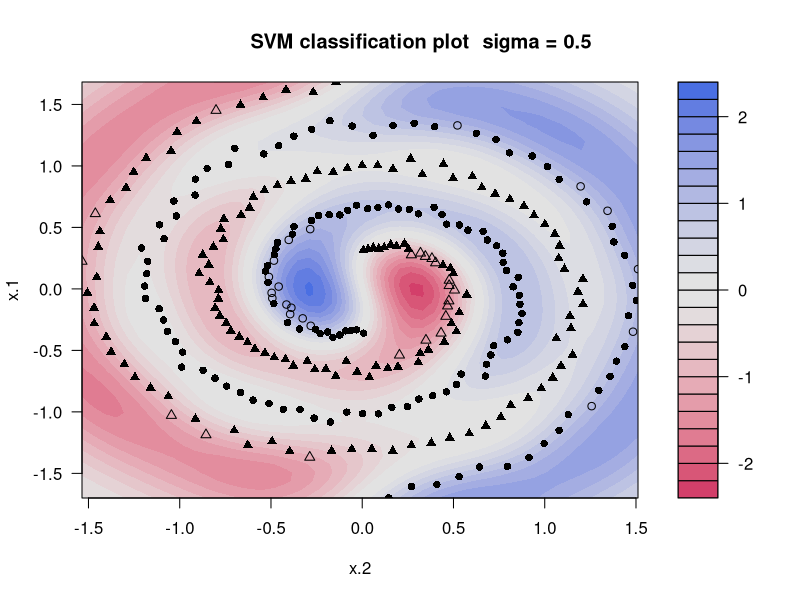
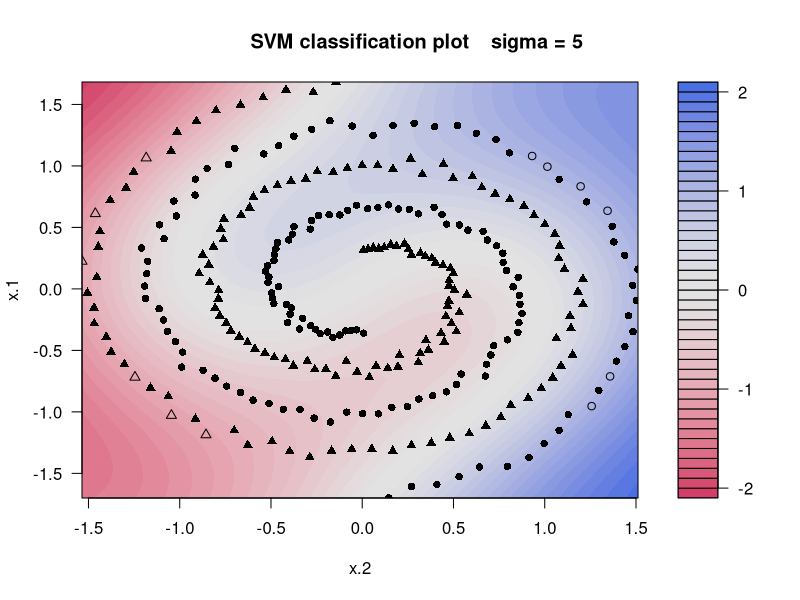
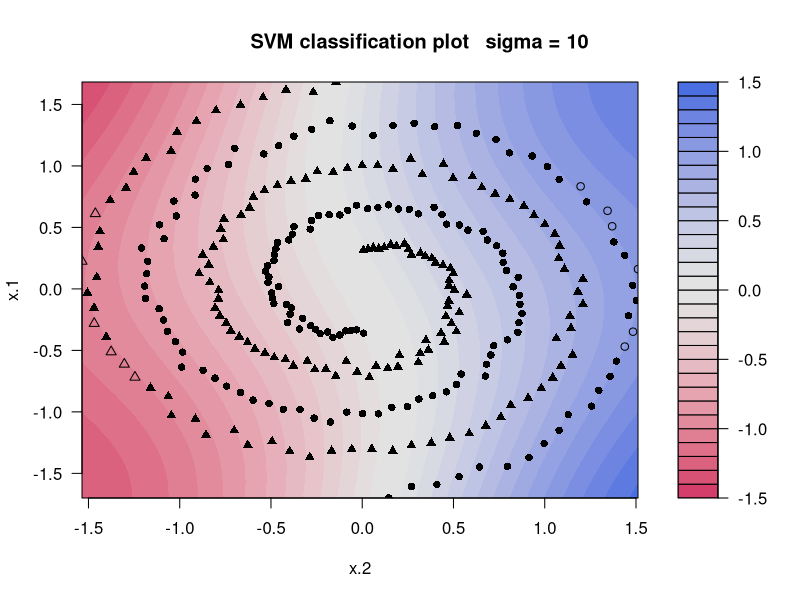
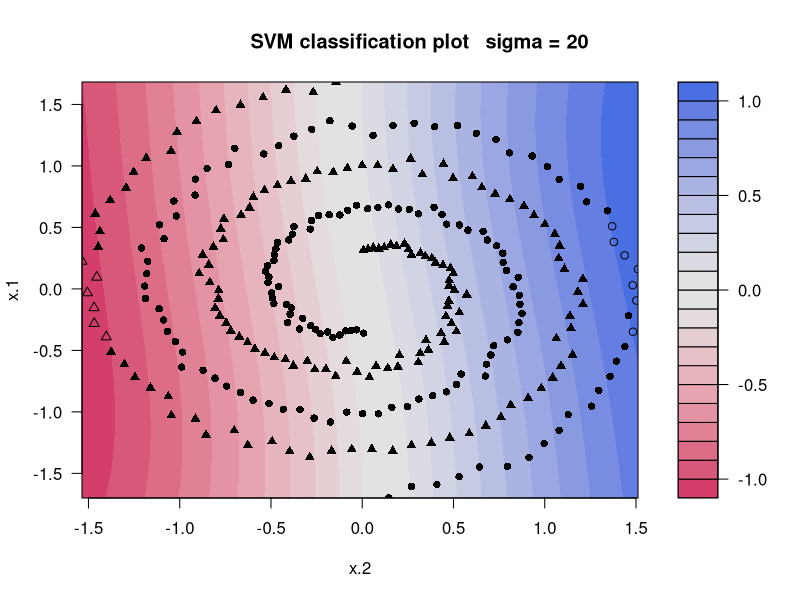

Reproduce these figures in R, in order.
library(kernlab)
library(mlbench)
path_graphics <- "../../Graphics/Problema_01/Experiment_04_"
ds <- mlbench.spirals(300, 2, 0.03)
sigmas <- c(0.5, 5, 10, 20)
for (i in 1:4) {
    file_graphics <- paste(path_graphics,
        as.character(i),
        ".pdf",
        sep = ""
    )
    pdf(file = file_graphics)
    s <- ksvm(classes ~ .,
        data = ds,
        kernel = "r",
        C = 1,
        kpar = list(sigma = 1 / sigmas[i])
    )
    plot(s, data = ds)
    title(main = paste("                                      ",
        "sigma =",
        as.character(sigmas[i]),
        sep = " "
    ))
    dev.off()
}
